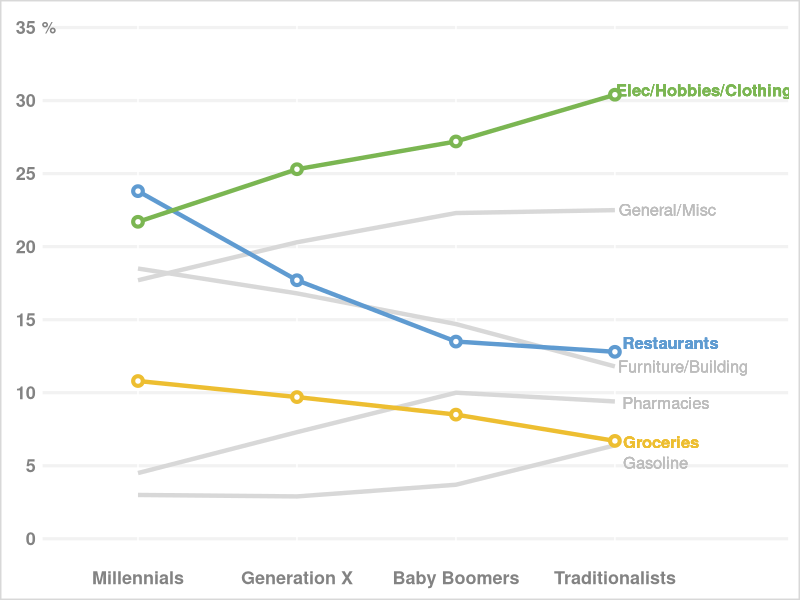

Reproduce this figure in R.
library(tidyverse)
library(ggplot2)
library(readxl)

p1_data <- read_excel("PolicyViz_MerrillLynchRemake.xlsx")
colnames(p1_data)[1]<-"Generations"
p1_data$Generations <- factor(p1_data$Generations, levels = p1_data$Generations)


#Create the blank plot 
g <- ggplot() 

#Add the grey lines 
g <- g +  geom_line(data = p1_data, aes(x = Generations, y = Pharmacies), color = "#d8d8d8", group=1, size=1.5)
g <- g +  geom_text(data = p1_data, aes(x = 4.32, y = 9.3, fontface=1, label = "Pharmacies"), color = "#bdbdbd", group=1, size=4.2)

g <- g +  geom_line(data = p1_data, aes(x = Generations, y = `Furniture/Building`), color = "#d8d8d8", group=1, size=1.5)
g <- g +  geom_text(data = p1_data, aes(x = 4.4285, y = 11.8, fontface=1, label = "Furniture/Building"), color = "#bdbdbd", group=1, size=4.2)

g <- g +  geom_line(data = p1_data, aes(x = Generations, y = `General/Misc`), color = "#d8d8d8", group=1, size=1.5)
g <- g +  geom_text(data = p1_data, aes(x = 4.33, y = 22.52, fontface=1, label = "General/Misc"), color = "#bdbdbd", group=1, size=4.2)

g <- g +  geom_line(data = p1_data, aes(x = Generations, y = Gasoline), color = "#edbe31", group=1, size=1.5) 
g <- g +  geom_point(data = p1_data, aes(x = Generations, y = Gasoline), color = "#edbe31", group=1, size=4) 
g <- g +  geom_point(data = p1_data, aes(x = Generations, y = Gasoline), color = "#ffffff", group=1, size=1.2) 
g <- g +  geom_text(data = p1_data, aes(x = 4.2553, y = 5.2, fontface=1, label = "Gasoline"), color = "#bdbdbd", group=1, size=4.2)

#Add the coluful lines
g <- g +  geom_line(data = p1_data, aes(x = Generations, y = `Elec/Hobbies/Clothing`), color = "#d8d8d8", group=1, size=1.5) 
g <- g +  geom_text(data = p1_data, aes(x = 4.56, y = 30.7, fontface=2, label = "Elec/Hobbies/Clothing"), color = "#7bb652", group=1, size=4.2) 

g <- g +  geom_line(data = p1_data, aes(x = Generations, y = Restaurants), color = "#5f9bd1", group=1, size=1.5)
g <- g +  geom_point(data = p1_data, aes(x = Generations, y = Restaurants), color = "#5f9bd1", group=1, size=4)
g <- g +  geom_point(data = p1_data, aes(x = Generations, y = Restaurants), color = "#ffffff", group=1, size=1.2)
g <- g +  geom_text(data = p1_data, aes(x = 4.35, y = 13.4, fontface=2, label = "Restaurants"), color = "#5f9bd1", group=1, size=4.2)

g <- g +  geom_line(data = p1_data, aes(x = Generations, y = Groceries), color = "#7bb652", group=1, size=1.5)
g <- g +  geom_point(data = p1_data, aes(x = Generations, y = Groceries), color = "#7bb652", group=1, size=4)
g <- g +  geom_point(data = p1_data, aes(x = Generations, y = Groceries), color = "#ffffff", group=1, size=1.2)
g <- g +  geom_text(data = p1_data, aes(x = 4.29, y = 6.6, fontface=2, label = "Groceries"), color = "#edbe31", group=1, size=4.2) 


# Modify plot styles
g <- g + annotate("text", x =5.09, y = 25, label = "") 
g <- g + annotate("text", x =.439, y = 35,fontface=2, color = "#838383", label = "%", size=4.1) 
g <- g + scale_y_continuous(breaks = c(seq(0, 35, by = 5)), limits = c(0, 35))
g <- g + theme(panel.background = element_rect(fill = "White",colour = "White", size = 0.5, linetype = "solid"),
               panel.grid.major.y = element_line(size = 1.1, linetype = 'solid',colour = "#f2f2f2"),
               axis.title.x = element_blank(),
               axis.title.y = element_blank(),
               axis.ticks = element_blank(),
               axis.text = element_text(face = "bold", color = "#838383", size = 13),
               plot.margin = margin(.5, 3, 3, 4, "mm"),
               plot.background = element_rect(fill = "white", colour = "#d8d8d8", size = 1))

g
